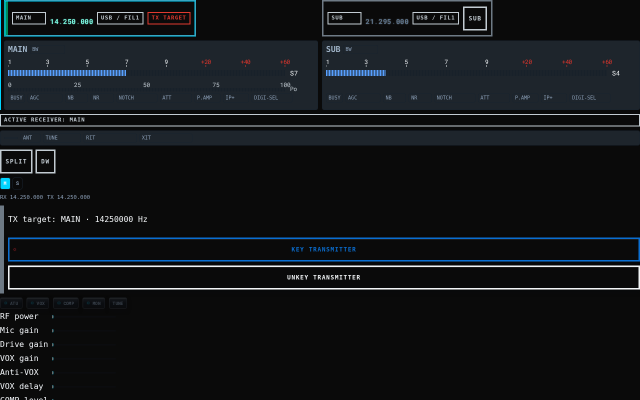
#> input picture frontend/fixtures/approved-baselines/dual-main-sub--desktop--fieldline.png, 1280 x 800 px (shown at 1/2 size)
$ python measure-reference.py bands ../../../frontend/fixtures/approved-baselines/dual-main-sub--desktop--fieldline.png
#> lines starting #> are read from the running program, lines starting #| are printed output that depends on the picture
#!/usr/bin/env python3
"""Measure a design reference by ink density, and report proportions.

Estimating a proportion by eye and writing it down like a measurement is the
failure this exists to prevent. Project the image onto each axis, read the
boundaries off the profile, and report shares of the measured box — never
pixels, because the stage scales as one block and a pixel figure is true at
one size only.

    ./measure-reference.py bands   <image> [--crop L,T,R,B] [--min-run 4]
    ./measure-reference.py columns <image> [--crop L,T,R,B] [--min-run 4]
    ./measure-reference.py selftest

`bands` splits along the vertical axis (horizontal bands), `columns` along the
horizontal (left/right divisions). For a fine element — glyph cells, segment
pitch — pass `--crop` and measure it in its own resolution: precision comes
from the crop, not from a cleverer algorithm.

`selftest` renders an image with known boundaries and checks they are
recovered. Run it before trusting any result on a real image; a profile that
finds nothing and a profile that is broken look identical in a summary.

Requires Pillow and numpy.
"""
from __future__ import annotations

import argparse
import sys
import tempfile
from pathlib import Path
from typing import NoReturn

try:
    import numpy as np
    from PIL import Image
except ImportError as exc:  # pragma: no cover - environment, not logic
    print(f"measure-reference: needs Pillow and numpy ({exc})", file=sys.stderr)
    raise SystemExit(1)


VARIANCE = [False]

# `--by colour` profiles distance from grey (chroma). Most of any panel is
# its own ground, so the MEDIAN chroma over a measured box is, in practice,
# the ground's own chroma. If the ground itself is tinted (this reference's
# amber LCD ground, not merely an accent on a neutral ground), that median is
# already high, and "distance from grey" cannot separate "ground" from
# "signal" — the run(s) it reports profile the tint, not a meaning.
#
# Chosen by measuring both sides on real fixtures, not by guessing a round
# number first: median chroma on `/var/tmp/ftx1-reference.png` (a genuinely
# single-hue amber panel, `ink` vs `colour` corrcoef -0.63) is 0.463; on two
# WHOLE-IMAGE fixtures where a real accent sits on a near-neutral ground —
# this file's own `selftest` fixture (white ground, one red patch) and a
# constructed dark-grey-ground-plus-red-accent image — it is 0.0 and 0.02
# respectively. 0.15 sits roughly a third of the way from the reference's
# value toward zero, well above both of those two whole-image medians.
#
# This is a statistic over whatever box is measured, not a judgement about
# "the ground": crop tightly enough around an accent and the accent IS most
# of the box, and the same threshold fires on it. `selftest` only exercises
# the whole-image case above; it does not claim the threshold behaves any
# particular way on a crop.
DEGENERATE_CHROMA = 0.15


def die(msg: str) -> NoReturn:
    print(f"measure-reference: {msg}", file=sys.stderr)
    raise SystemExit(1)


# [9 lines left out: function colour_degeneracy, not called in this run]


def load(path: str, crop: str | None, by: str = "ink") -> np.ndarray:
    """A 2-D field to profile.

    `ink` — darkness, 0 = white, 1 = black. Finds elements against a ground.
    `colour` — distance from grey (max channel minus min, normalised). Finds
    what is COLOURED regardless of how dark it is. On a monochrome panel where
    colour is reserved for one meaning — a transmit group, an alarm — this
    locates that meaning without being told where to look, and separates a
    dimmed indicator (same hue, less ink) from a differently-coloured one.
    Warns (see DEGENERATE_CHROMA) when the measured box's own median chroma
    is high enough that this separation cannot hold — whether that is
    because the ground itself is tinted, or because the box is cropped
    tight enough that the accent IS most of the box.
    """
    try:
        img = Image.open(path).convert("RGB")
    except OSError as exc:
        die(f"cannot read {path}: {exc}")
    if crop:
        try:
            box = tuple(int(v) for v in crop.split(","))
        except ValueError:
            die("--crop wants four integers: L,T,R,B")
        if len(box) != 4:
            die("--crop wants four integers: L,T,R,B")
        img = img.crop(box)
    rgb = np.asarray(img, dtype=np.float64) / 255.0
    if rgb.size == 0:
        die("empty image after crop")
    if by == "colour":
        colour = rgb.max(axis=2) - rgb.min(axis=2)
        degenerate = colour_degeneracy(colour)
        if degenerate is not None:
            print(
                f"measure-reference: WARNING — median chroma over the "
                f"measured box is {degenerate:.2f}, above "
                f"{DEGENERATE_CHROMA}: most of the box already reads as "
                "coloured, not only a small accent within it. --by colour "
                "separates an accent from what surrounds it by contrast "
                "between the two; a box that is already mostly coloured has "
                "none left to separate on. Check whether that is because "
                "the ground itself is tinted or because this crop is "
                "mostly the accent, before reporting the run below as a "
                "colour-coded meaning."
            )
        return colour
    return 1.0 - rgb.mean(axis=2)


def profile(a: np.ndarray, axis: str, smooth: int = 0) -> np.ndarray:
    """Mean ink per row (axis='rows') or per column (axis='columns').

    `smooth` is a moving-average window. Design references often carry a
    regular texture — scanlines on an LCD imitation, a dot grid — whose period
    is small and whose amplitude rivals a real element's. Untreated, the
    detector returns one run per texture stripe and buries the bands. A window
    a few times the texture's period flattens it and leaves the bands, because
    a band is wide and a stripe is not.

    Choose it from the texture, not from taste: measure the stripe spacing in
    the raw profile first, then smooth past it.
    """
    ax = 1 if axis == "rows" else 0
    p = a.std(axis=ax) if VARIANCE[0] else a.mean(axis=ax)
    if smooth > 1:
        k = np.ones(smooth) / smooth
        p = np.convolve(p, k, mode="same")
    return p


def runs(p: np.ndarray, min_run: int) -> list[tuple[int, int]]:
    """Contiguous stretches whose ink exceeds a threshold set just above the
    profile's floor.

    The threshold sits just above the profile's own FLOOR, not at its midpoint.
    A midpoint fails on any image holding both a heavy element and a faint one:
    a bright readout raises the ceiling until a row of dimmed indicators falls
    below the middle and vanishes. Panels of this kind always contain both, so
    the midpoint version silently loses exactly the bands hardest to see.

    Bands are separated by gutters, so the signal that marks a boundary is
    departure from emptiness rather than absolute darkness. An image with no
    contrast yields no runs, which is reported rather than hidden.
    """
    lo, hi = float(p.min()), float(p.max())
    if hi - lo < 1e-9:
        return []
    inked = p > lo + max(0.02, (hi - lo) * 0.08)
    out: list[tuple[int, int]] = []
    start: int | None = None
    for i, v in enumerate(inked):
        if v and start is None:
            start = i
        elif not v and start is not None:
            if i - start >= min_run:
                out.append((start, i))
            start = None
    if start is not None and len(inked) - start >= min_run:
        out.append((start, len(inked)))
    return out


def report(a: np.ndarray, axis: str, min_run: int, label: str,
           smooth: int = 0) -> list[tuple[int, int]]:
    """As well as printing, returns the runs found — so a caller (selftest,
    routing a check through `main()`) can assert on the real result instead
    of re-deriving it or scraping printed text."""
    p = profile(a, axis, smooth)
    total = len(p)
    found = runs(p, min_run)
    h, w = a.shape
    print(f"# {label}")
    print(f"measured box: {w} x {h} px; profile over {total} {axis}")
    if not found:
        print("no runs found — the image has no usable contrast on this axis,")
        print("or --min-run is larger than every band. Not a clean result.")
        return found
    print(f"{len(found)} run(s), as share of the {axis[:-1]} extent:\n")
    print(f"  {'#':>3}  {'start':>7}  {'end':>7}  {'extent':>7}   px")
    for i, (s, e) in enumerate(found, 1):
        print(f"  {i:>3}  {s/total:>6.1%}  {e/total:>6.1%}  {(e-s)/total:>6.1%}"
              f"   {s}-{e}")
    gaps = [(found[i][1], found[i + 1][0]) for i in range(len(found) - 1)]
    if gaps:
        print("\n  gaps between runs:")
        for i, (s, e) in enumerate(gaps, 1):
            print(f"  {i:>3}  {s/total:>6.1%}  {e/total:>6.1%}  {(e-s)/total:>6.1%}"
                  f"   {s}-{e}")
    print("\nReport these as shares, not pixels, and state the image and its")
    print("dimensions. A share survives the stage's uniform scaling; a pixel")
    print("figure is true at one size only.")
    return found


# [148 lines left out: function selftest, not called in this run]


def main(argv: list[str] | None = None) -> list[tuple[int, int]] | None:
    """`argv` defaults to `sys.argv[1:]` (real CLI use). selftest passes an
    explicit list instead, so `--smooth` and `--signal` are exercised through
    the same argument parsing and dispatch a real invocation goes through —
    not just the functions they eventually call — and a wiring bug between
    the flag and `report()`/`VARIANCE[0]` fails the self-test rather than
    passing silently."""
    ap = argparse.ArgumentParser()
    ap.add_argument("mode", choices=["bands", "columns", "selftest"])
    ap.add_argument("image", nargs="?")
    ap.add_argument("--crop", help="L,T,R,B in pixels, for a fine element")
    ap.add_argument("--min-run", type=int, default=4,
                    help="ignore runs shorter than this many px (default 4)")
    ap.add_argument("--smooth", type=int, default=0,
                    help="moving-average window, to flatten a regular texture")
    ap.add_argument("--by", choices=["ink", "colour"], default="ink",
                    help="profile darkness (default) or distance from grey")
    ap.add_argument("--signal", choices=["level", "variation"], default="level",
                    help="mean along the axis (default), or spread. Use "
                         "`variation` when the reference carries a regular "
                         "texture: a scanline ground has ink everywhere, so "
                         "level cannot separate a band from a gutter, while "
                         "spread can — a band varies across its width, an "
                         "empty row does not.")
    args = ap.parse_args(argv)

    if args.mode == "selftest":
        selftest()
        return None
    if not args.image:
        die("an image path is required for bands/columns")

    VARIANCE[0] = args.signal == "variation"
    a = load(args.image, args.crop, args.by)
#> in load, img is the input picture: PIL image 1280x800 RGB; mean R, G, B 19.6, 22.8, 25.7
#> in load, `return 1.0 - rgb.mean(axis=2)`:
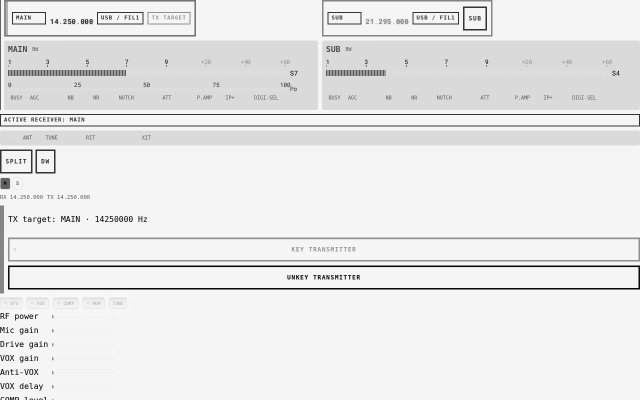
#> returned value: shape (800, 1280) float64 (shown at 1/2 size); min 0.0261, max 0.973, mean 0.911
    what = "ink" if args.by == "ink" else "colour"
    if args.mode == "bands":
        return report(a, "rows", args.min_run, f"horizontal {what} bands of {args.image}", args.smooth)
#> in profile, `p = a.std(axis=ax) if VARIANCE[0] else a.mean(axis=ax)`: p = 800 values, max 0.968 at index 527, min 0.0493 at index 577, mean 0.911
#> in report, `total = len(p)`: total = 800
#> in runs, `lo, hi = float(p.min()), float(p.max())`: lo = 0.0493; hi = 0.968
#> after the loop in runs, `for i, v in enumerate(inked):`: out = [(0, 531), (534, 576)]; start = 579
#> in report, `found = runs(p, min_run)`: found = [(0, 531), (534, 576), (579, 800)]
#| measured box: 1280 x 800 px; profile over 800 rows
#| 3 run(s), as share of the row extent:
#> the loop in report, `for i, (s, e) in enumerate(found, 1):` made 3 passes
#|     1    0.0%   66.4%   66.4%   0-531
#|     2   66.8%   72.0%    5.2%   534-576
#|     3   72.4%  100.0%   27.6%   579-800
#> in report, `gaps = [(found[i][1], found[i + 1][0]) for i in range(len(found) - 1)]`: gaps = [(531, 534), (576, 579)]
#> the loop in report, `for i, (s, e) in enumerate(gaps, 1):` made 2 passes
#> (i, s, e) on passes 1 to 2: (1, 531, 534), (2, 576, 579)
#|     1   66.4%   66.8%    0.4%   531-534
#|     2   72.0%   72.4%    0.4%   576-579
    else:
        return report(a, "columns", args.min_run, f"vertical {what} divisions of {args.image}", args.smooth)


if __name__ == "__main__":
    main()

$ run again, on frontend/fixtures/approved-baselines/dual-main-sub--desktop--studioline.png
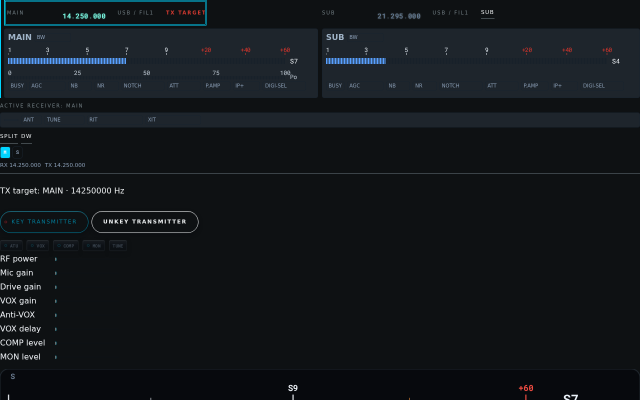
#> input picture frontend/fixtures/approved-baselines/dual-main-sub--desktop--studioline.png, 1280 x 800 px (shown at 1/2 size)
#> in load, img is the input picture: PIL image 1280x800 RGB; mean R, G, B 18.7, 23.3, 27
#> in load, `return 1.0 - rgb.mean(axis=2)`:
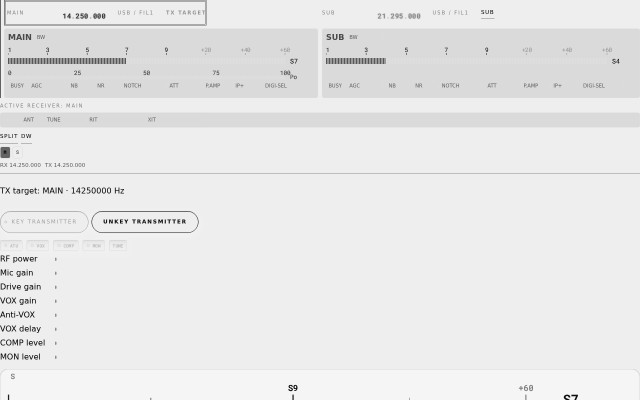
#> returned value: shape (800, 1280) float64 (shown at 1/2 size); min 0.0261, max 0.965, mean 0.91
#> in profile, `p = a.std(axis=ax) if VARIANCE[0] else a.mean(axis=ax)`: p = 800 values, max 0.962 at index 759, min 0.55 at index 347, mean 0.91
#> total = 800
#> lo = 0.55; hi = 0.962
#> the loop in runs, `for i, v in enumerate(inked):` made 800 passes
#> start on passes 1, 349: 0, 348
#> after the loop in runs, `for i, v in enumerate(inked):`: out = [(0, 347)]; start = 348
#> found = [(0, 347), (348, 800)]
#| measured box: 1280 x 800 px; profile over 800 rows
#| 2 run(s), as share of the row extent:
#> the loop in report, `for i, (s, e) in enumerate(found, 1):` made 2 passes
#> (i, s, e) on passes 1 to 2: (1, 0, 347), (2, 348, 800)
#> (printed output is left out)
#> gaps = [(347, 348)]
#> the loop in report, `for i, (s, e) in enumerate(gaps, 1):` made 1 pass
#> (i, s, e) on pass 1: (1, 347, 348)
#> (printed output is left out)

$ run again, on frontend/fixtures/approved-baselines/dual-main-sub--desktop.png
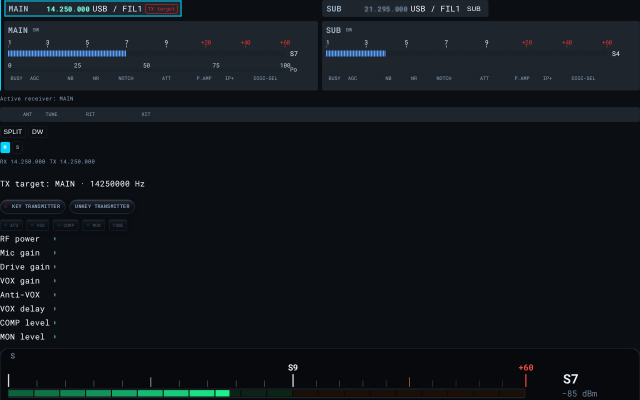
#> input picture frontend/fixtures/approved-baselines/dual-main-sub--desktop.png, 1280 x 800 px (shown at 1/2 size)
#> in load, img is the input picture: PIL image 1280x800 RGB; mean R, G, B 17, 22.9, 28.2
#> in load, `return 1.0 - rgb.mean(axis=2)`:
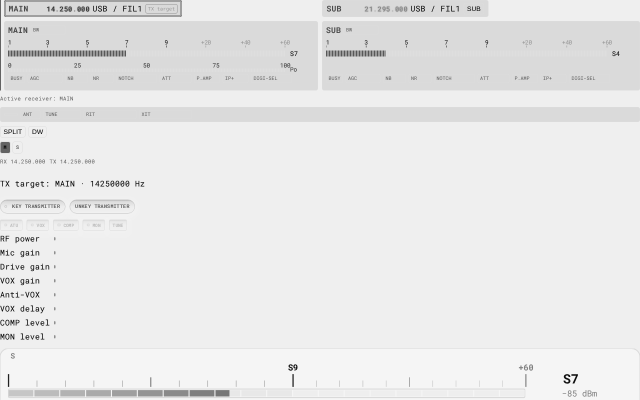
#> returned value: shape (800, 1280) float64 (shown at 1/2 size); min 0.0261, max 0.966, mean 0.911
#> in profile, `p = a.std(axis=ax) if VARIANCE[0] else a.mean(axis=ax)`: p = 800 values, max 0.962 at index 718, min 0.756 at index 103, mean 0.911
#> total = 800
#> lo = 0.756; hi = 0.962
#> the loop in runs, `for i, v in enumerate(inked):` made 800 passes
#> v on passes 1 to 8: False, True, False, True, True, True, True, True
#> after the loop in runs, `for i, v in enumerate(inked):`: out = [(3, 31), (34, 101)]; start = 113
#> found = [(3, 31), (34, 101), (113, 800)]
#| measured box: 1280 x 800 px; profile over 800 rows
#| 3 run(s), as share of the row extent:
#> the loop in report, `for i, (s, e) in enumerate(found, 1):` made 3 passes
#> (printed output is left out)
#> gaps = [(31, 34), (101, 113)]
#> the loop in report, `for i, (s, e) in enumerate(gaps, 1):` made 2 passes
#> (i, s, e) on passes 1 to 2: (1, 31, 34), (2, 101, 113)
#> (printed output is left out)

$ run again, on frontend/fixtures/approved-baselines/dual-main-sub--phone-portrait.png
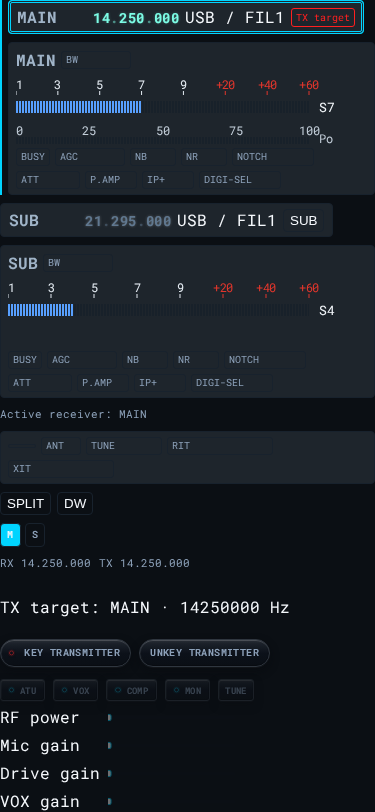
#> input picture frontend/fixtures/approved-baselines/dual-main-sub--phone-portrait.png, 375 x 812 px
#> in load, img is the input picture: PIL image 375x812 RGB; mean R, G, B 25.2, 32.7, 39.7
#> in load, `return 1.0 - rgb.mean(axis=2)`:
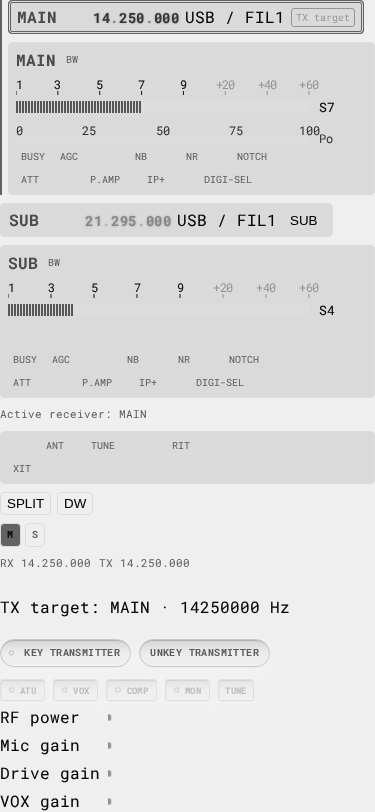
#> returned value: shape (812, 375) float64; min 0.0261, max 0.957, mean 0.872
#> in profile, `p = a.std(axis=ax) if VARIANCE[0] else a.mean(axis=ax)`: p = 812 values, max 0.948 at index 669, min 0.418 at index 31, mean 0.872
#> total = 812
#> lo = 0.418; hi = 0.948
#> the loop in runs, `for i, v in enumerate(inked):` made 812 passes
#> v on passes 1 to 8: False, True, False, True, True, True, True, True
#> after the loop in runs, `for i, v in enumerate(inked):`: out = [(3, 31)]; start = 34
#> found = [(3, 31), (34, 812)]
#| measured box: 375 x 812 px; profile over 812 rows
#| 2 run(s), as share of the row extent:
#> the loop in report, `for i, (s, e) in enumerate(found, 1):` made 2 passes
#> (i, s, e) on passes 1 to 2: (1, 3, 31), (2, 34, 812)
#> (printed output is left out)
#> gaps = [(31, 34)]
#> the loop in report, `for i, (s, e) in enumerate(gaps, 1):` made 1 pass
#> (i, s, e) on pass 1: (1, 31, 34)
#> (printed output is left out)
